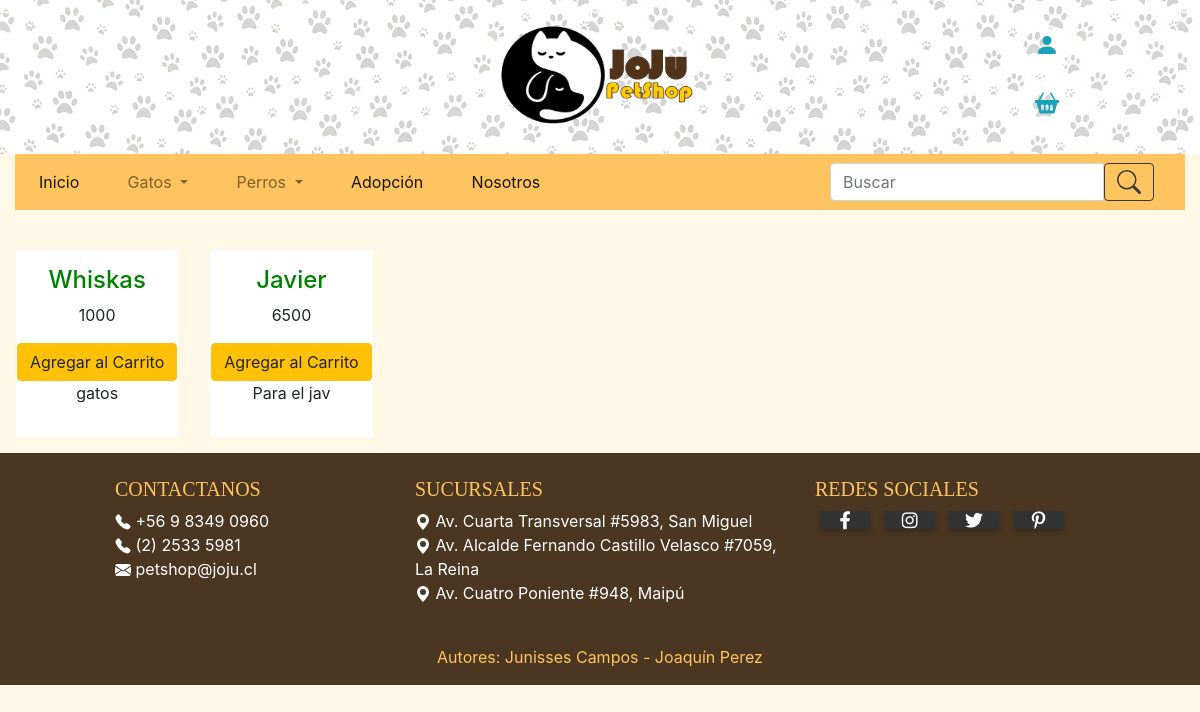
The app's page /adultocat, older data.
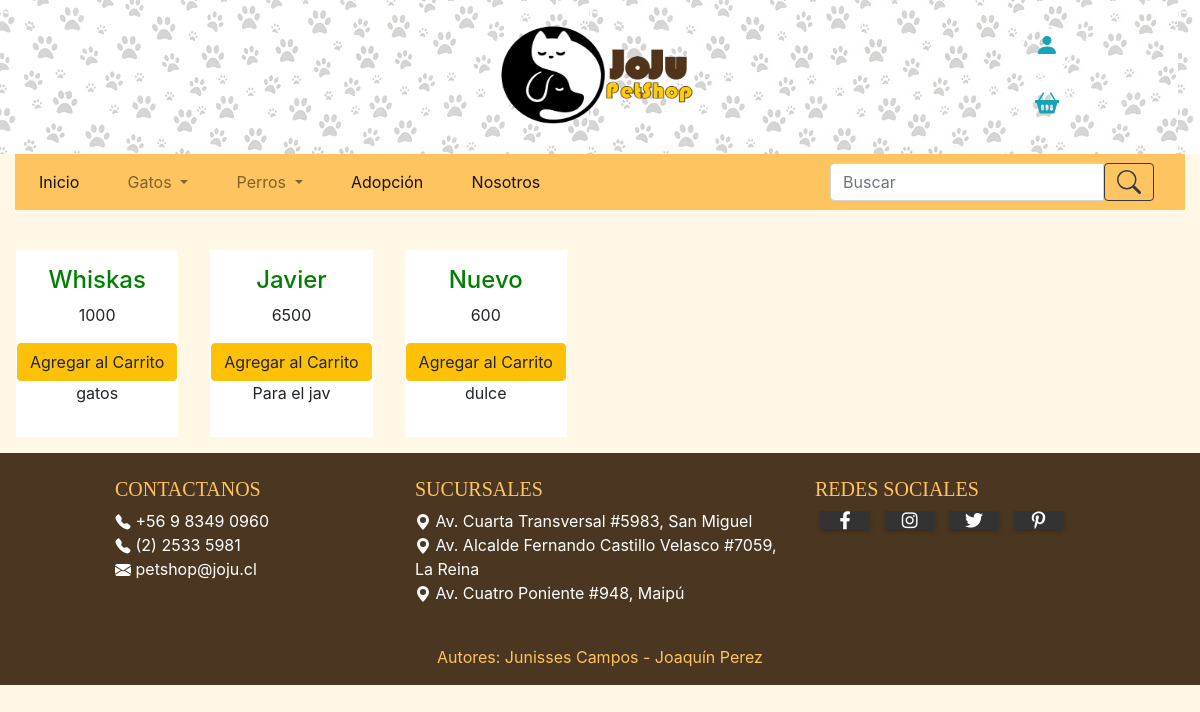
The same page, newer data.
### gestorProducto/models.py (models this page shows, shortened)
class Producto(models.Model):
    marca        = models.ForeignKey(Marca, blank=True, null=True, on_delete=models.SET_NULL)
    categoria    = models.ForeignKey(Categoria, blank=True, null=True, on_delete=models.SET_NULL)
    nombre       = models.TextField(max_length=60)
    codigo       = models.DecimalField(max_digits=13, decimal_places=0)
    descripcion  = models.TextField(max_length = 200)
    stock        = models.IntegerField()
    precioCosto  = models.IntegerField()
    precioVenta  = models.IntegerField()

### gestorProducto/views.py (the view)
# urls.py: path('adultocat',views.alimentoadultocat, name='adultocat'),
def alimentoadultocat(request):
    lista = Producto.objects.filter(categoria__nombre = "Comida Gato Adulto")
    contexto = {'lista' : lista}
    return render(request,'alimentoadultocat.html', contexto)

### gestorProducto/Templates/alimentoadultocat.html (shortened to what this page needs)
{% extends "index.html"%}
{% block listado %}
{% for fila in lista %}
{% if forloop.first %}<div class="row">{% endif %}
<div class="prod">
	<div class ="row justify-content-center">
		<div>
			<div class="table-responsive">
							<h4>{{ fila.nombre }}</h4>
							<p>{{ fila.precioVenta }}</p>
							<button id="producto1" class="btn btn-warning">Agregar al Carrito</button>
							<p>{{ fila.descripcion }}</p>
			</div>
		</div>
	</div>
</div>
	{% if forloop.last %}</div>{% endif %}
{% endfor %}
{% endblock %}

### gestorProducto/Templates/index.html (shortened to what this page needs)
{% load static %}
<html>
	<head>
		<link rel="stylesheet" href="https://stackpath.bootstrapcdn.com/bootstrap/4.5.2/css/bootstrap.min.css">
		<link rel="stylesheet" href="{% static 'css/iconos.css' %}">
		<link rel="stylesheet" href="https://use.fontawesome.com/releases/v5.14.0/css/all.css">
		<link rel="stylesheet" href="{% static 'css/Estilosindex.css' %}">
		<link rel="stylesheet" href="{% static 'css/EstiloCompra.css' %}">
		<link rel="stylesheet" href="{% static 'css/Estilos.css' %}">
		<link rel="stylesheet" href="{% static 'css/Galeria.css' %}">
		<link rel="stylesheet" href="{% static 'js/script.js' %}">
		<link rel="stylesheet" href="{% static 'js/script2.js' %}">
		<link rel="stylesheet" href="{% static 'js/script3.js' %}">
		<link rel="stylesheet" href="{% static 'js/validaciones.js' %}">
	</head>
	<body>
<section>
		<div class="patitas")>
		<br>
			<div class="row">
				<div class="offset-5">
					<a href="{%url 'inicio'%}">
						<img src={% static 'img/fotos/logo.png' %} width="200" height="100" alt="">
					</a>
				</div>
				<div class="col-1 offset-sm-2 offset-lg-3">
				   <a href="{%url 'log'%}" target="_blank" class="carrito btn btn-outline-info" title="Iniciar Sesión">
						<svg width="1.5em" height="1.5em" viewBox="0 0 16 16" class="bi bi-person-fill" fill="currentColor" xmlns="http://www.w3.org/2000/svg">
							<path fill-rule="evenodd" d="M3 14s-1 0-1-1 1-4 6-4 6 3 6 4-1 1-1 1H3zm5-6a3 3 0 1 0 0-6 3 3 0 0 0 0 6z"/>
						</svg>
					</a>
					<button type="button" class="carrito btn btn-outline-info" title="Carrito de Compras">
					</button>
				</div>
			</div>
		<br>
		</div>
</section>
<section>
		<div class="container-fluid">
			<nav class="navbar navbar-expand-md navbar-light" style="background: #FEC45F;">
			  <div class="collapse navbar-collapse" id="navbarSupportedContent">
				<ul class="navbar-nav mr-auto">
				  <li class="nav-item active">
					<a class="nav-link" href="{%url 'inicio'%}">Inicio<span class="sr-only">(current)</span></a>
				  </li>
				  <li class="nav-item dropdown offset-2 offset-md-1">
					<a class="nav-link dropdown-toggle"  id="navbarDropdown" role="button" data-toggle="dropdown" aria-haspopup="true" aria-expanded="false">
						Gatos
					</a>
				  </li>
				  <li class="nav-item dropdown offset-2 offset-md-1">
					<a class="nav-link dropdown-toggle"  id="navbarDropdown2" role="button" data-toggle="dropdown" aria-haspopup="true" aria-expanded="false">
					  Perros
					</a>
				  </li>
				  <li class="nav-item active offset-2 offset-md-1">
					<a class="nav-link" href="{%url 'adopta'%}">Adopción<span class="sr-only">(current)</span></a>
				  </li>
				  <li class="nav-item active offset-2 offset-md-1">
					<a class="nav-link" href="{%url 'nosotro'%}">Nosotros<span class="sr-only">(current)</span></a>
				  </li>
				</ul>
				<form class="form-inline my-2 my-lg-0" method="post" action="{% url 'buscar' %}">
					<div id="custom-search-input">
						<div class="input-group col-md-12">
							<input class="form-control" type="txt" name="txtBuscar" placeholder="Buscar" aria-label="Search">
								<span class="input-group-list">
									<button class="btn btn-outline-dark" type="submit">
									</button>
								</span>
						</div>
					</div>
				</form>
			  </div>
			</nav>
			<br>
			{% block listado%}
			{% endblock %}
		</div>
</section>
<section>
		<footer class="fondo page-footer font-small pt-4">
		  <div class="container-fluid text-center text-md-left">
			<div class="row">
			  <div class="col-md-3 mt-md-0 mt-3 offset-1">
				<h5 class="text-uppercase">Contactanos</h5>
					<a class="suc" >+56 9 8349 0960</a>
					<br>
					<a class="suc" >(2) 2533 5981</a>
					<br>
					<a class="suc" target="_blank" href="https://gsuite.google.com/intl/es-419/products/gmail/?utm_source=google&utm_medium=cpc&utm_campaign=latam-CL-all-es-dr-bkws-all-all-trial-e-latam-1009103-LUAC0007562-gmail&utm_content=text-ad-none-none-DEV_c-CRE_423865400847-ADGP_Hybrid%20%7C%20AW%20SEM%20%7C%20BKWS%20~%20EXA%20%7C%20Gmail-KWID_43700035906221447-kwd-329871267-userloc_1003319&utm_term=KW_gmail-ST_gmail&gclid=Cj0KCQjwtZH7BRDzARIsAGjbK2ar5MVk8HhOAJ9YmQEK7afISG9fxWYKyH5bepRJGeL058ROyFPMMqUaAuR7EALw_wcB&gclsrc=aw.ds">
					petshop@joju.cl</a>
			  </div>
			  <div class="col-md-4 mb-md-0 mb-3">
				<h5 class="text-uppercase">Sucursales</h5>
				<ul class="list-unstyled">
				  <li>
				  	<svg width="1em" height="1em" viewBox="0 0 16 16" class="suc bi bi-geo-alt-fill" fill="currentColor" xmlns="http://www.w3.org/2000/svg">
						<path fill-rule="evenodd" d="M8 16s6-5.686 6-10A6 6 0 0 0 2 6c0 4.314 6 10 6 10zm0-7a3 3 0 1 0 0-6 3 3 0 0 0 0 6z"/>
					</svg>
					<a class="suc" target="_blank" href="https://www.google.cl/maps/place/Pet+Shop+-+Colitas+Felices/@-33.5067739,-70.6736296,15z/data=!3m1!4b1!4m5!3m4!1s0x9662dad9383b7b59:0xbe555fb97ce3db96!8m2!3d-33.5067921!4d-70.6648963">
					Av. Cuarta Transversal #5983, San Miguel</a>
				  </li>
				  <li>
				  	<svg width="1em" height="1em" viewBox="0 0 16 16" class="suc bi bi-geo-alt-fill" fill="currentColor" xmlns="http://www.w3.org/2000/svg">
						<path fill-rule="evenodd" d="M8 16s6-5.686 6-10A6 6 0 0 0 2 6c0 4.314 6 10 6 10zm0-7a3 3 0 1 0 0-6 3 3 0 0 0 0 6z"/>
					</svg>
					<a class="suc" target="_blank" href="https://www.google.com/maps/place/Tree+Pet+Store/@-33.452056,-70.5570497,17z/data=!3m1!4b1!4m5!3m4!1s0x9662ce3f5fb9061d:0xaf83a33c4d5b6b5f!8m2!3d-33.452056!4d-70.554861">
					Av. Alcalde Fernando Castillo Velasco #7059, La Reina</a>
				  </li>
				  <li>
				  	<svg width="1em" height="1em" viewBox="0 0 16 16" class="suc bi bi-geo-alt-fill" fill="currentColor" xmlns="http://www.w3.org/2000/svg">
						<path fill-rule="evenodd" d="M8 16s6-5.686 6-10A6 6 0 0 0 2 6c0 4.314 6 10 6 10zm0-7a3 3 0 1 0 0-6 3 3 0 0 0 0 6z"/>
					</svg>
					<a class="suc" target="_blank" href="https://www.google.com/maps/search/pet+shop+cerca+de+Maip%C3%BA/@-33.5119293,-71.1138228,10z">
					Av. Cuatro Poniente #948, Maipú</a>
				  </li>
				</ul>
			  </div>
		  <div class="col-md-3 mb-md-0 mb-3">
			<h5 class="text-uppercase">Redes sociales</h5>
			<div class="redescon2 offset-0">
				<ul>
					<li><a href="https://www.facebook.com/" target="_blank" class="facebook2"><i class="fab fa-facebook-f"></i></a></li>
					<li><a href="https://www.instagram.com/" target="_blank" class="instagram"><i class="fab fa-instagram"></i></a></li>
					<li><a href="https://twitter.com/?lang=es" target="_blank" class="twitter2"><i class="fab fa-twitter"></i></a></li>
					<li><a href="https://www.pinterest.cl/" target="_blank" class="pinterest"><i class="fab fa-pinterest-p"></i></a></li>
				</ul>
			</div>
		  </div>
		</div>
	  </div>
	  <div class="footer-text text-center py-3">Autores: Junisses Campos - Joaquín Perez</div>
	</footer>
</section>
	</body>
</html>

### gestorProducto/static/css/Estilosindex.css (style rules this page uses)
body { background-color: #FFF8E7; }
.patitas { background-image: url("fotos/fondo.jpg"); }
.fondo { background-color: #4B3621; clear: both; }
h5 { color: #FEC45F; font-weight: 100; font-family: fantasy; }
.collapse { color: white; }
.suc { color:white; }
.footer-text { color: #FEC45F; }
.carrito { width: 50px; height: 50px; border-radius: 50%; margin: 2%; border:2px solid #fff; text-decoration: none; }

### gestorProducto/static/css/EstiloCompra.css (style rules this page uses)
h4 { color:green; }
.prod { background-color:white; margin: 1rem; padding: 1rem; text-align: center; float: left; }

### gestorProducto/static/css/Estilos.css (style rules this page uses)
* { margin: 0; padding: 0; box-sizing: border-box; }

Row changes from the older to the newer data that the page shows:
added Producto: nombre "Nuevo", precioVenta "600", descripcion "dulce"
